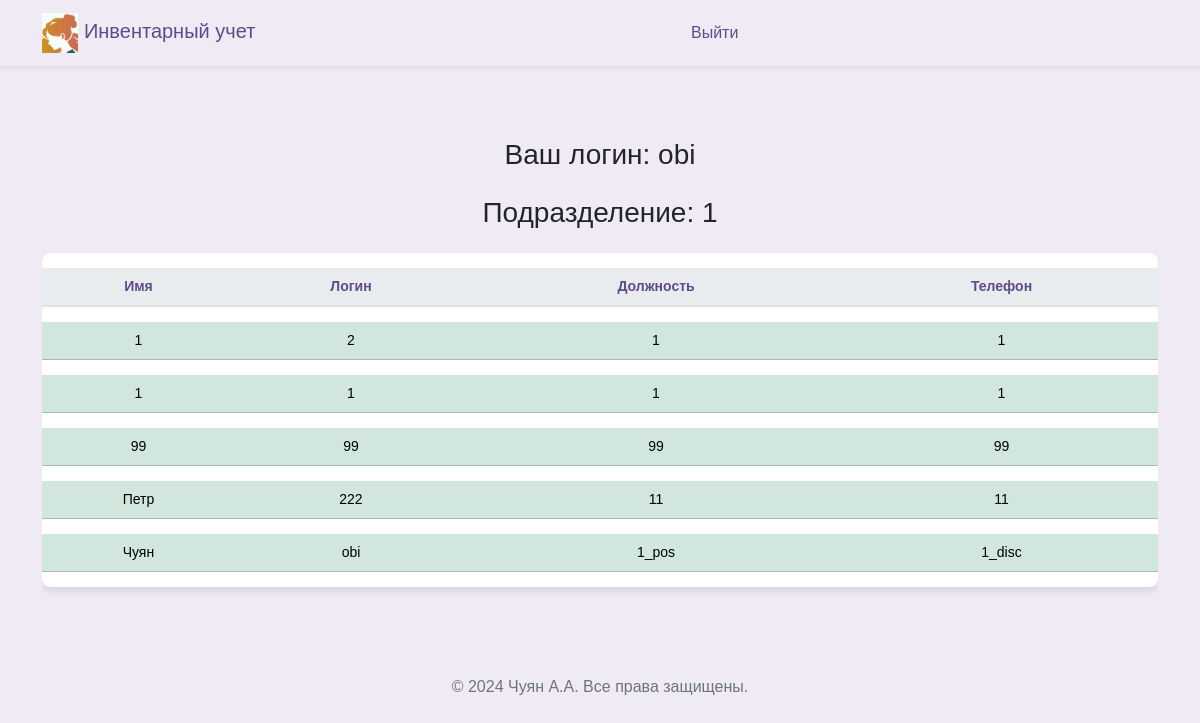
The app's page /workers_guest (signed in), older data.
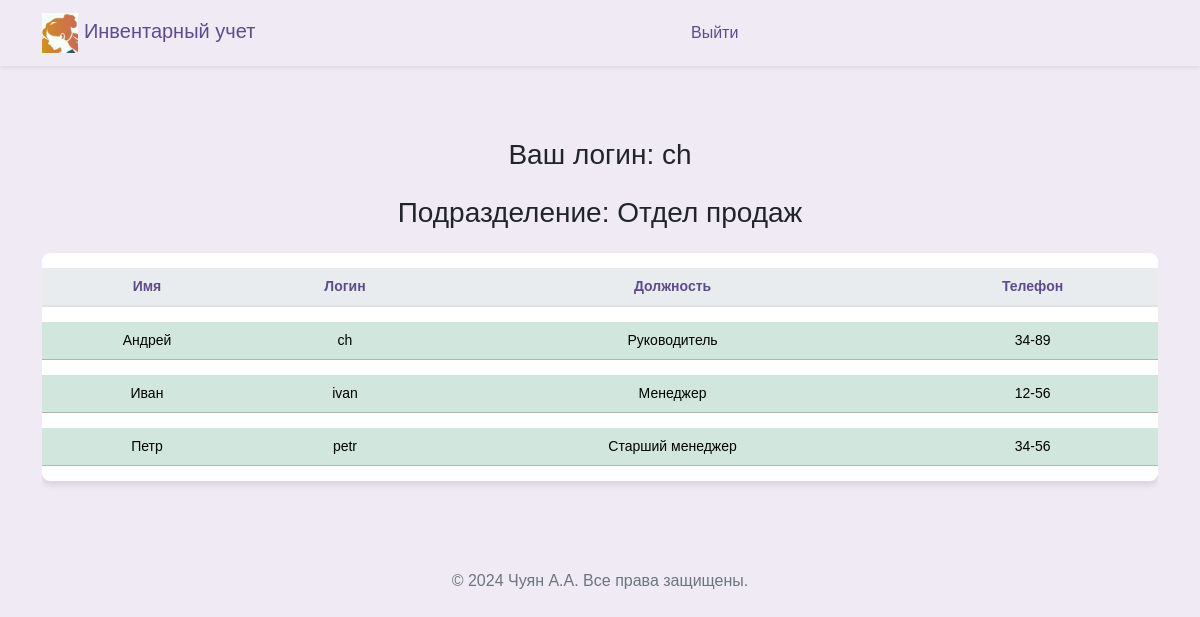
The same page, newer data.
### src/database/models.py (models this page shows, shortened)
class Worker(Base):
    __tablename__ = "worker"
    id = Column(Integer, primary_key=True)
    role = Column(Enum(Role), default=Role.guest)
    fio = Column(String)
    name = Column(String, unique=True)
    password = Column(String)
    department = Column(String)
    position = Column(String)
    description = Column(String, default=None)
    conn_worker_arm = relationship(
        "Arm", back_populates="conn_arm_worker"
    )

### src/frontend/router.py (the view)
@router.get("/workers")
async def get_workers(
    request: Request,
    worker: Worker = Depends(get_worker_or_redirect),
    session: AsyncSession = Depends(get_session),
):
    data = await CRUDWorker.get_all_worker_sorted(session)
    return templates.TemplateResponse(
        "workers/index.html",
        {"request": request, "worker": worker, "data": data},
    )

### src/frontend/template/guest/workers.html (shortened to what this page needs)
{% extends "base/base.html" %}
{% block content %}
<head>
</head>
<div class="row ">
  <div class="col-12">
    <h3 class="mb-4" style="margin-bottom: 60px; text-align: center;">Ваш логин: {{ worker.name }}</h3>
    <h3 class="mb-4" style="margin-bottom: 60px; text-align: center;">Подразделение: {{ worker.department }}</h3>
    <div class="table-responsive">
      <table class="table table-hover table-shadow table-rounded ">
        <thead>
          <tr>
            <th scope="col" >Имя</th>
            <th scope="col" >Логин</th>
            <th scope="col" >Должность</th>
            <th scope="col" >Телефон</th>
          </tr>
        </thead>
        <tbody class="text-center">
          {% for worker_tuple in data %}
            {% set workers = worker_tuple %}
                <tr class="table-success " >
                  <td>{{ workers.fio }}</td>
                  <td>{{ workers.name }}</td>
                  <td>{{ workers.position }}</td>
                  <td>{{ workers.description }}</td>
                </tr>
          {% endfor %}
        </tbody>
      </table>
    </div>
  </div>
</div>
{% endblock %}

Row changes from the older to the newer data that the page shows:
removed Worker: fio "1", name "1", position "1", description "1"
removed Worker: fio "99", name "99", position "99", description "99"
changed Worker: name "obi" → "ch"; department "1" → "Отдел продаж"; fio "Чуян" → "Андрей"; position "1_pos" → "Руководитель"; description "1_disc" → "34-89"; moves up the list
changed Worker: fio "1" → "Иван"; name "2" → "ivan"; position "1" → "Менеджер"; description "1" → "12-56"
changed Worker "Петр": name "222" → "petr"; position "11" → "Старший менеджер"; description "11" → "34-56"
